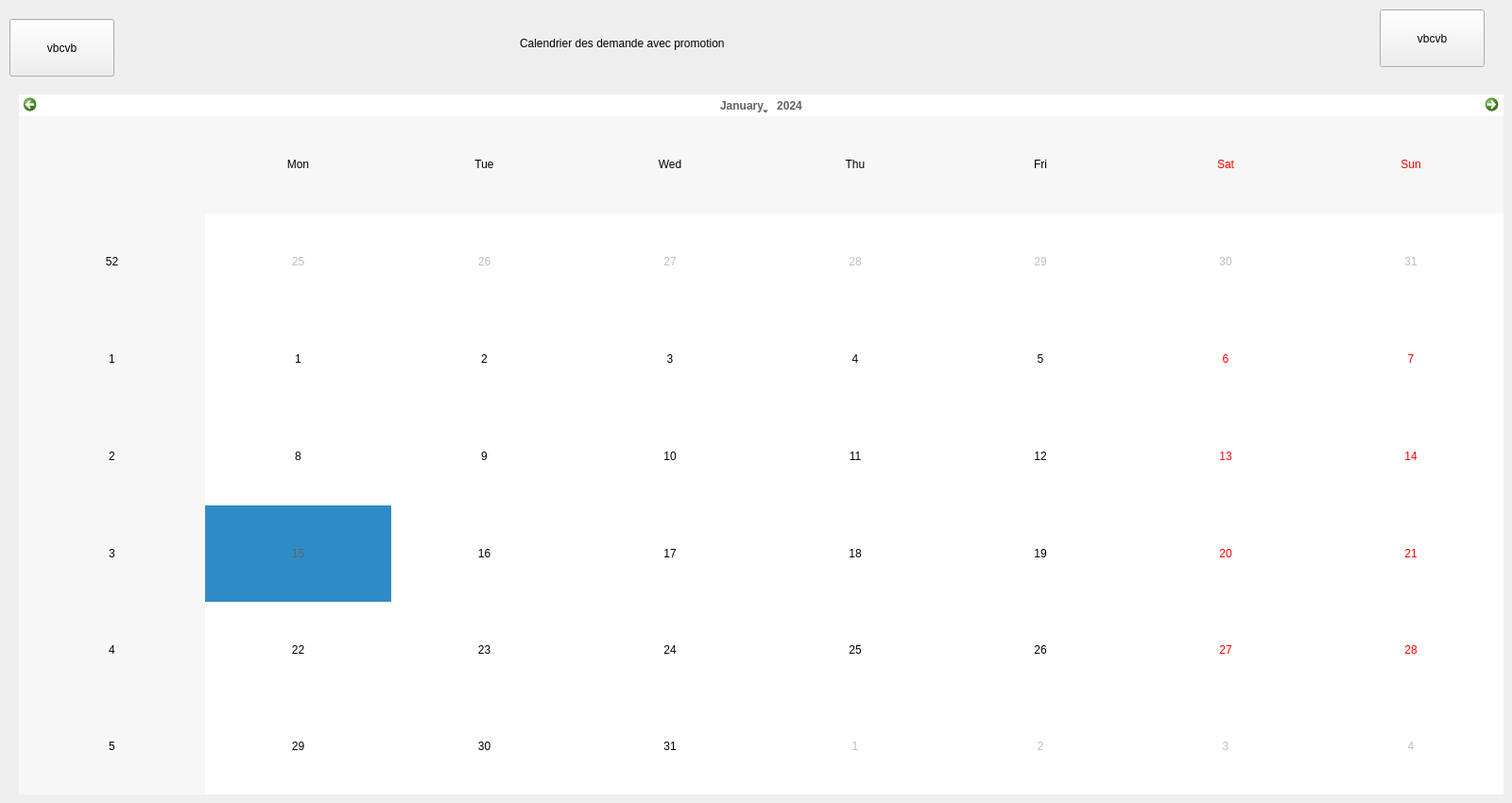
      <widget class="QWidget" name="page_13">
       <widget class="QLabel" name="label_23">
        <property name="geometry">
         <rect>
          <x>550</x>
          <y>20</y>
          <width>421</width>
          <height>51</height>
         </rect>
        </property>
        <property name="text">
         <string>Calendrier des demande avec promotion</string>
        </property>
       </widget>
       <widget class="QCalendarWidget" name="calendarWidget">
        <property name="geometry">
         <rect>
          <x>20</x>
          <y>100</y>
          <width>1571</width>
          <height>741</height>
         </rect>
        </property>
        <property name="styleSheet">
         <string notr="true">background-color: rgb(255, 255, 255);selection-color: rgb(98, 98, 98);</string>
        </property>
       </widget>
       <widget class="QPushButton" name="pushButton_18">
        <property name="geometry">
         <rect>
          <x>1460</x>
          <y>10</y>
          <width>111</width>
          <height>61</height>
         </rect>
        </property>
        <property name="text">
         <string>vbcvb</string>
        </property>
        <property name="checkable">
         <bool>true</bool>
        </property>
       </widget>
       <widget class="QPushButton" name="pushButton_19">
        <property name="geometry">
         <rect>
          <x>10</x>
          <y>20</y>
          <width>111</width>
          <height>61</height>
         </rect>
        </property>
        <property name="text">
         <string>vbcvb</string>
        </property>
        <property name="checkable">
         <bool>true</bool>
        </property>
       </widget>
      </widget>
